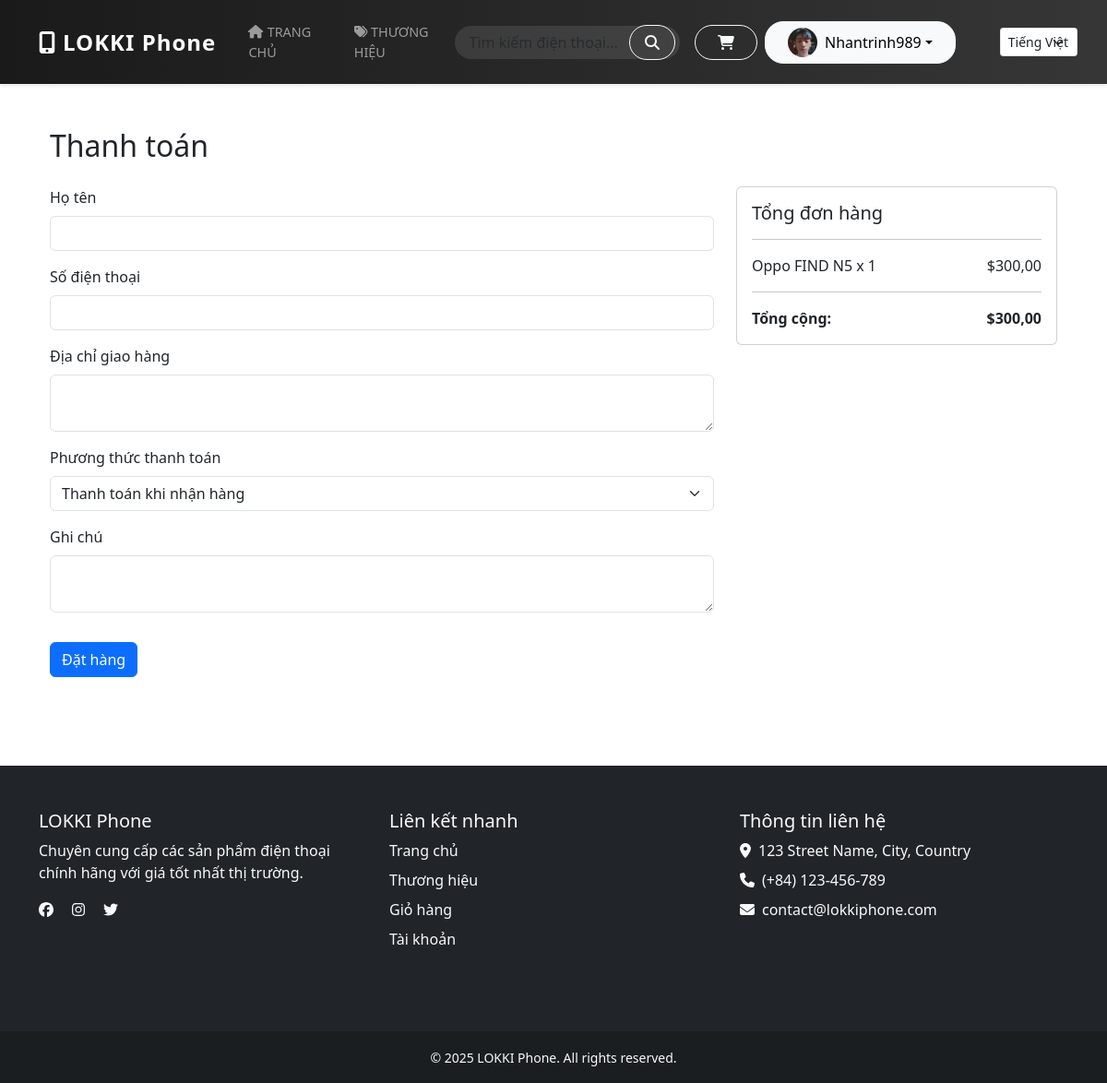
The page /vi/checkout/ (signed in) on the database its author committed.
### store/models.py (models this page shows, shortened)
class Profile(models.Model):
    user = models.OneToOneField(User, on_delete=models.CASCADE)
    phone_number = models.CharField(max_length=20, blank=True)
    address = models.TextField(blank=True)
    avatar = models.ImageField(upload_to='profiles/', blank=True, null=True)

class Cart(models.Model):
    user = models.ForeignKey(User, on_delete=models.CASCADE)
    phone = models.ForeignKey(Phone, on_delete=models.CASCADE)
    quantity = models.PositiveIntegerField(default=1)
    date_added = models.DateTimeField(auto_now_add=True)  # Added back
    @property
    def total_price(self):
        return self.quantity * self.phone.price

class Phone(models.Model):
    name = models.CharField(max_length=200)
    brand = models.ForeignKey(Brand, on_delete=models.CASCADE)
    description = models.TextField()
    price = models.DecimalField(max_digits=10, decimal_places=2)
    stock = models.PositiveIntegerField()
    available = models.BooleanField(default=True)
    image = models.ImageField(upload_to='phones/')
    created_at = models.DateTimeField(auto_now_add=True)

### store/views.py (the view, shortened to what this page needs)
# urls.py: path('checkout/', views.checkout, name='checkout'),
@login_required
def checkout(request):
    cart_items = Cart.objects.filter(user=request.user)
    if not cart_items.exists():
        messages.warning(request, 'Giỏ hàng trống!')
        return redirect('cart')
    total = sum(item.total_price for item in cart_items)
    return render(request, 'store/checkout.html', {
        'cart_items': cart_items,
        'total': total
    })

### store/templates/store/checkout.html (shortened to what this page needs)
{% extends 'store/base.html' %}
{% load static %}
{% load i18n %}
{% block content %}
<div class="container my-5">
    <h2 class="mb-4">{% trans "Thanh toán" %}</h2>
    <div class="row">
        <div class="col-md-8">
            <form method="POST">
                <div class="mb-3">
                    <label class="form-label">{% trans "Họ tên" %}</label>
                    <input type="text" name="full_name" class="form-control" required>
                </div>
                <div class="mb-3">
                    <label class="form-label">{% trans "Số điện thoại" %}</label>
                    <input type="text" name="phone" class="form-control" required>
                </div>
                <div class="mb-3">
                    <label class="form-label">{% trans "Địa chỉ giao hàng" %}</label>
                    <textarea name="address" class="form-control" required></textarea>
                </div>
                <div class="mb-3">
                    <label class="form-label">{% trans "Phương thức thanh toán" %}</label>
                    <select name="payment_method" id="payment_method" class="form-select" required>
                        <option value="cod">{% trans "Thanh toán khi nhận hàng" %}</option>
                    </select>
                </div>
                <div class="mb-3">
                    <label class="form-label">{% trans "Ghi chú" %}</label>
                    <textarea name="order_note" class="form-control"></textarea>
                </div>
                <button type="submit" class="btn btn-primary mt-3">{% trans "Đặt hàng" %}</button>
            </form>
        </div>
        <div class="col-md-4">
            <div class="card">
                <div class="card-body">
                    <h5 class="card-title">{% trans "Tổng đơn hàng" %}</h5>
                    <hr>
                    {% for item in cart_items %}
                    <div class="d-flex justify-content-between mb-2">
                        <span>{{ item.phone.name }} x {{ item.quantity }}</span>
                        <span>${{ item.total_price }}</span>
                    </div>
                    {% endfor %}
                    <hr>
                    <div class="d-flex justify-content-between">
                        <strong>{% trans "Tổng cộng:" %}</strong>
                        <strong>${{ total }}</strong>
                    </div>
                </div>
            </div>
        </div>
    </div>
</div>
{% endblock %}

### store/templates/store/base.html (shortened to what this page needs)
{% load static %}
<!DOCTYPE html>
<html lang="en">
<head>
    <link href="https://cdn.jsdelivr.net/npm/bootstrap@5.3.0/dist/css/bootstrap.min.css" rel="stylesheet">
    <link rel="stylesheet" href="https://cdnjs.cloudflare.com/ajax/libs/font-awesome/6.0.0/css/all.min.css">
</head>
<body>
    <div id="content">
        <nav class="navbar navbar-expand-lg navbar-dark bg-dark">
            <div class="container">
                <a class="navbar-brand" href="/">
                    <i class="fas fa-mobile-alt me-2"></i>LOKKI Phone
                </a>
                <div class="collapse navbar-collapse" id="navbarNav">
                    <ul class="navbar-nav me-auto mb-2 mb-lg-0">
                        <li class="nav-item">
                            <a class="nav-link {% if request.path == '/' %}active{% endif %}" href="{% url 'home' %}">
                                <i class="fas fa-home me-1"></i>Trang chủ
                            </a>
                        </li>
                        <li class="nav-item">
                            <a class="nav-link {% if 'brands' in request.path %}active{% endif %}" href="{% url 'brands' %}">
                                <i class="fas fa-tags me-1"></i>Thương hiệu
                            </a>
                        </li>
                    </ul>
                    <form class="search-form d-flex me-3" action="{% url 'search' %}" method="get">
                        <input class="form-control" type="search" name="q" placeholder="Tìm kiếm điện thoại..."
                               aria-label="Search">
                        <button class="btn btn-outline-light" type="submit">
                            <i class="fas fa-search"></i>
                        </button>
                    </form>
                    <div class="navbar-auth d-flex align-items-center">
                        {% if user.is_authenticated %}
                            <a href="{% url 'cart' %}" class="btn btn-outline-light me-2 cart-btn">
                                <i class="fas fa-shopping-cart"></i>
                            </a>
                            <div class="dropdown me-3">
                                <button class="btn btn-light dropdown-toggle d-flex align-items-center" type="button" id="userDropdown"
                                        data-bs-toggle="dropdown" aria-expanded="false">
                                    {% if user.profile.avatar %}
                                        <img src="{{ user.profile.avatar.url }}" alt="Avatar" class="rounded-circle me-2" style="width:32px; height:32px; object-fit:cover;">
                                    {% else %}
                                        <img src="{% static 'default-avatar.png' %}" alt="Avatar" class="rounded-circle me-2" style="width:32px; height:32px; object-fit:cover;">
                                    {% endif %}
                                    <span>{{ user.username }}</span>
                                </button>
                            </div>
                        {% endif %}
                        <form method="post" action="{% url 'set_language' %}" class="d-flex align-items-center ms-3">
                            <select name="language" onchange="this.form.submit()" class="form-select form-select-sm w-auto">
                                <option value="vi" {% if request.LANGUAGE_CODE == 'vi' %}selected{% endif %}>Tiếng Việt</option>
                            </select>
                        </form>
                    </div>
                </div>
            </div>
        </nav>
        <div class="container mt-4" id="content">
            {% block content %}{% endblock %}
        </div>
    </div>
    <footer class="bg-dark text-light mt-5">
        <div class="container py-5">
            <div class="row">
                <div class="col-md-4 mb-4">
                    <h5>LOKKI Phone</h5>
                    <p>Chuyên cung cấp các sản phẩm điện thoại chính hãng với giá tốt nhất thị trường.</p>
                    <div class="social-links">
                        <a href="#" class="text-light me-3"><i class="fab fa-facebook"></i></a>
                        <a href="#" class="text-light me-3"><i class="fab fa-instagram"></i></a>
                        <a href="#" class="text-light"><i class="fab fa-twitter"></i></a>
                    </div>
                </div>
                <div class="col-md-4 mb-4">
                    <h5>Liên kết nhanh</h5>
                    <ul class="list-unstyled">
                        <li><a href="{% url 'home' %}" class="text-light text-decoration-none">Trang chủ</a></li>
                        <li><a href="{% url 'brands' %}" class="text-light text-decoration-none">Thương hiệu</a></li>
                        <li><a href="{% url 'cart' %}" class="text-light text-decoration-none">Giỏ hàng</a></li>
                        {% if user.is_authenticated %}
                            <li><a href="{% url 'profile' %}" class="text-light text-decoration-none">Tài khoản</a></li>
                        {% else %}
                            <li><a href="{% url 'login' %}" class="text-light text-decoration-none">Đăng nhập</a></li>
                        {% endif %}
                    </ul>
                </div>
                <div class="col-md-4 mb-4">
                    <h5>Thông tin liên hệ</h5>
                    <ul class="list-unstyled">
                        <li><i class="fas fa-map-marker-alt me-2"></i>123 Street Name, City, Country</li>
                        <li><i class="fas fa-phone me-2"></i>(+84) 123-456-789</li>
                        <li><i class="fas fa-envelope me-2"></i>contact@lokkiphone.com</li>
                    </ul>
                </div>
            </div>
        </div>
        <div class="bg-darker py-3">
            <div class="container text-center">
                <small>&copy; {% now "Y" %} LOKKI Phone. All rights reserved.</small>
            </div>
        </div>
    </footer>
</body>
</html>

### store/templates/store/base.html (style rules this page uses)
body { min-height: 100vh; display: flex; flex-direction: column; }
#content { flex: 1 0 auto; }
footer { flex-shrink: 0; }
.bg-darker { background-color: rgba(0, 0, 0, 0.2); }
footer ul li { margin-bottom: 0.5rem; }
.navbar { padding: 1rem 0; box-shadow: 0 2px 4px rgba(0,0,0,.1); background: linear-gradient(to right, #1a1a1a, #363636) !important; }
.navbar-brand { font-size: 1.5rem; font-weight: 700; letter-spacing: 1px; }
.nav-link { font-weight: 500; text-transform: uppercase; font-size: 0.9rem; padding: 0.5rem 1rem !important; margin: 0 0.2rem; transition: all 0.3s ease; }
.search-form { position: relative; width: 300px; }
.search-form .form-control { border-radius: 20px; padding-left: 1rem; padding-right: 3rem; background-color: rgba(255,255,255,0.1); border: none; color: white; }
.search-form .btn { position: absolute; right: 5px; top: 50%; transform: translateY(-50%); border-radius: 20px; padding: 0.375rem 1rem; }
.navbar-auth .btn { border-radius: 20px; padding: 0.375rem 1.5rem; transition: all 0.3s ease; }
.cart-btn { position: relative; }
.form-select-sm { font-size: 0.875rem; padding: 0.25rem 0.5rem; border-radius: 0.2rem; }
.form-select-sm.w-auto { width: auto; }
.navbar-auth .form-select { margin-left: 1rem; }
.navbar-auth .dropdown { margin-right: 0; }

### rows shown on the page
Cart: phone.name "Oppo FIND N5", quantity "1", total_price "300,00"

### other values the page prints
{{ user.username }} "Nhantrinh989"
{{ total }} "300,00"
